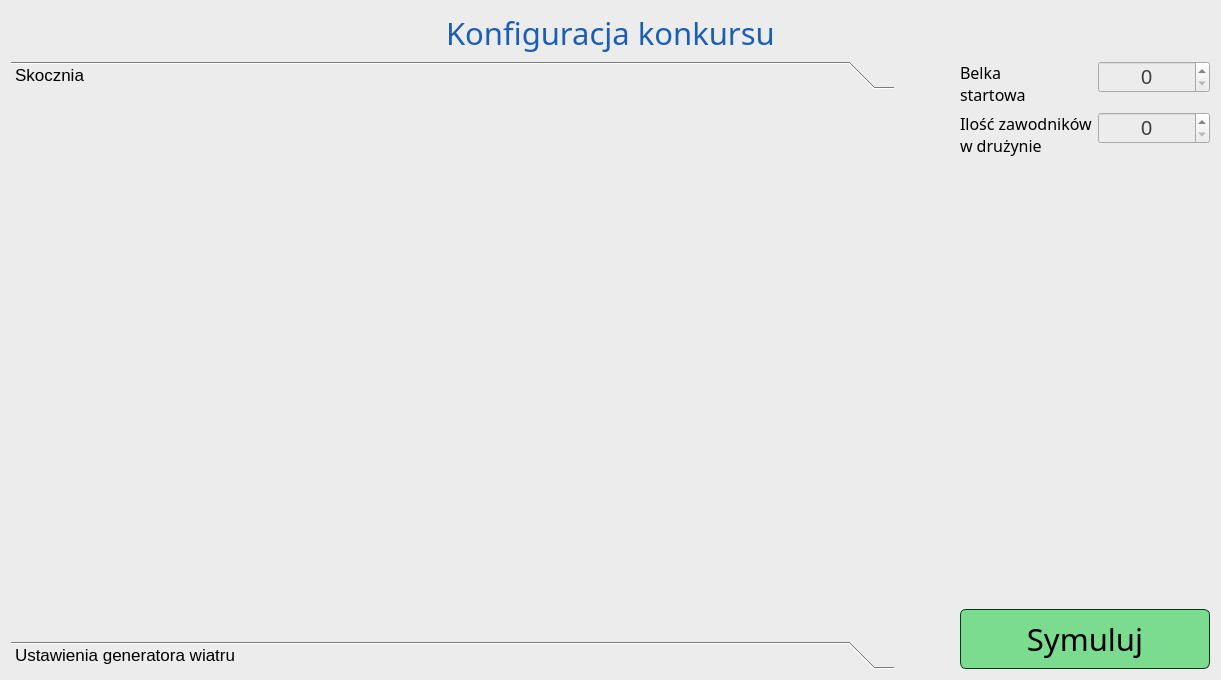
<?xml version="1.0" encoding="UTF-8"?>
<ui version="4.0">
 <class>SingleCompetitionConfigWindow</class>
 <widget class="QDialog" name="SingleCompetitionConfigWindow">
  <property name="geometry">
   <rect>
    <x>0</x>
    <y>0</y>
    <width>1221</width>
    <height>680</height>
   </rect>
  </property>
  <property name="windowTitle">
   <string>Konfiguracja pojedynczego konkursu</string>
  </property>
  <property name="styleSheet">
   <string notr="true">background-color: rgb(236, 236, 236);</string>
  </property>
  <layout class="QVBoxLayout" name="verticalLayout_2">
   <item>
    <layout class="QHBoxLayout" name="horizontalLayout_title">
     <item>
      <spacer name="horizontalSpacer_titleLeft">
       <property name="orientation">
        <enum>Qt::Horizontal</enum>
       </property>
       <property name="sizeHint" stdset="0">
        <size>
         <width>40</width>
         <height>20</height>
        </size>
       </property>
      </spacer>
     </item>
     <item>
      <widget class="QLabel" name="label_title">
       <property name="font">
        <font>
         <family>Quicksand Medium</family>
         <pointsize>23</pointsize>
         <bold>false</bold>
        </font>
       </property>
       <property name="styleSheet">
        <string notr="true">QLabel{
color: rgb(26, 95, 180);
}</string>
       </property>
       <property name="text">
        <string>Konfiguracja konkursu</string>
       </property>
      </widget>
     </item>
     <item>
      <spacer name="horizontalSpacer_titleRight">
       <property name="orientation">
        <enum>Qt::Horizontal</enum>
       </property>
       <property name="sizeHint" stdset="0">
        <size>
         <width>40</width>
         <height>20</height>
        </size>
       </property>
      </spacer>
     </item>
    </layout>
   </item>
   <item>
    <layout class="QHBoxLayout" name="horizontalLayout">
     <item>
      <layout class="QVBoxLayout" name="verticalLayout_startList"/>
     </item>
     <item>
      <widget class="QToolBox" name="toolBox">
       <property name="sizePolicy">
        <sizepolicy hsizetype="Expanding" vsizetype="Minimum">
         <horstretch>0</horstretch>
         <verstretch>0</verstretch>
        </sizepolicy>
       </property>
       <property name="font">
        <font>
         <pointsize>13</pointsize>
        </font>
       </property>
       <property name="styleSheet">
        <string notr="true">color: black;</string>
       </property>
       <property name="currentIndex">
        <number>0</number>
       </property>
       <widget class="QWidget" name="page">
        <property name="geometry">
         <rect>
          <x>0</x>
          <y>0</y>
          <width>869</width>
          <height>545</height>
         </rect>
        </property>
        <attribute name="label">
         <string>Skocznia</string>
        </attribute>
       </widget>
       <widget class="QWidget" name="page_2">
        <property name="geometry">
         <rect>
          <x>0</x>
          <y>0</y>
          <width>823</width>
          <height>545</height>
         </rect>
        </property>
        <attribute name="label">
         <string>Ustawienia generatora wiatru</string>
        </attribute>
       </widget>
      </widget>
     </item>
     <item>
      <spacer name="horizontalSpacer_2">
       <property name="orientation">
        <enum>Qt::Horizontal</enum>
       </property>
       <property name="sizeType">
        <enum>QSizePolicy::Maximum</enum>
       </property>
       <property name="sizeHint" stdset="0">
        <size>
         <width>60</width>
         <height>20</height>
        </size>
       </property>
      </spacer>
     </item>
     <item>
      <layout class="QVBoxLayout" name="verticalLayout">
       <item>
        <layout class="QFormLayout" name="formLayout_competitionOptions">
         <item row="0" column="0">
          <widget class="QLabel" name="label">
           <property name="font">
            <font>
             <family>Quicksand Medium</family>
             <pointsize>12</pointsize>
             <bold>false</bold>
            </font>
           </property>
           <property name="styleSheet">
            <string notr="true">color: black;</string>
           </property>
           <property name="text">
            <string>Belka
startowa</string>
           </property>
           <property name="wordWrap">
            <bool>true</bool>
           </property>
          </widget>
         </item>
         <item row="0" column="1">
          <widget class="QSpinBox" name="spinBox_startGate">
           <property name="font">
            <font>
             <pointsize>15</pointsize>
            </font>
           </property>
           <property name="styleSheet">
            <string notr="true">color: rgb(60, 60, 60);</string>
           </property>
           <property name="alignment">
            <set>Qt::AlignCenter</set>
           </property>
          </widget>
         </item>
         <item row="1" column="0">
          <widget class="QLabel" name="label_3">
           <property name="enabled">
            <bool>true</bool>
           </property>
           <property name="font">
            <font>
             <family>Quicksand Medium</family>
             <pointsize>12</pointsize>
             <bold>false</bold>
            </font>
           </property>
           <property name="styleSheet">
            <string notr="true">color: black;</string>
           </property>
           <property name="text">
            <string>Ilość zawodników 
w drużynie</string>
           </property>
           <property name="wordWrap">
            <bool>true</bool>
           </property>
          </widget>
         </item>
         <item row="1" column="1">
          <widget class="QSpinBox" name="spinBox_jumpersInTeamCount">
           <property name="font">
            <font>
             <pointsize>15</pointsize>
            </font>
           </property>
           <property name="styleSheet">
            <string notr="true">color: rgb(60, 60, 60);</string>
           </property>
           <property name="alignment">
            <set>Qt::AlignCenter</set>
           </property>
          </widget>
         </item>
        </layout>
       </item>
       <item>
        <spacer name="verticalSpacer">
         <property name="orientation">
          <enum>Qt::Vertical</enum>
         </property>
         <property name="sizeHint" stdset="0">
          <size>
           <width>20</width>
           <height>40</height>
          </size>
         </property>
        </spacer>
       </item>
       <item>
        <widget class="QPushButton" name="pushButton_submit">
         <property name="sizePolicy">
          <sizepolicy hsizetype="Minimum" vsizetype="Minimum">
           <horstretch>0</horstretch>
           <verstretch>0</verstretch>
          </sizepolicy>
         </property>
         <property name="minimumSize">
          <size>
           <width>250</width>
           <height>60</height>
          </size>
         </property>
         <property name="font">
          <font>
           <family>Quicksand Medium</family>
           <pointsize>23</pointsize>
          </font>
         </property>
         <property name="focusPolicy">
          <enum>Qt::StrongFocus</enum>
         </property>
         <property name="styleSheet">
          <string notr="true">QPushButton{
border: 1px solid rgb(0, 59, 23);
border-radius: 6px;
color: rgb(0, 0, 0);
background-color: rgb(123, 220, 144);
}
QPushButton:hover{
background-color: rgb(153, 253, 174);
}</string>
         </property>
         <property name="text">
          <string>Symuluj</string>
         </property>
        </widget>
       </item>
      </layout>
     </item>
    </layout>
   </item>
  </layout>
 </widget>
 <resources/>
 <connections/>
</ui>
